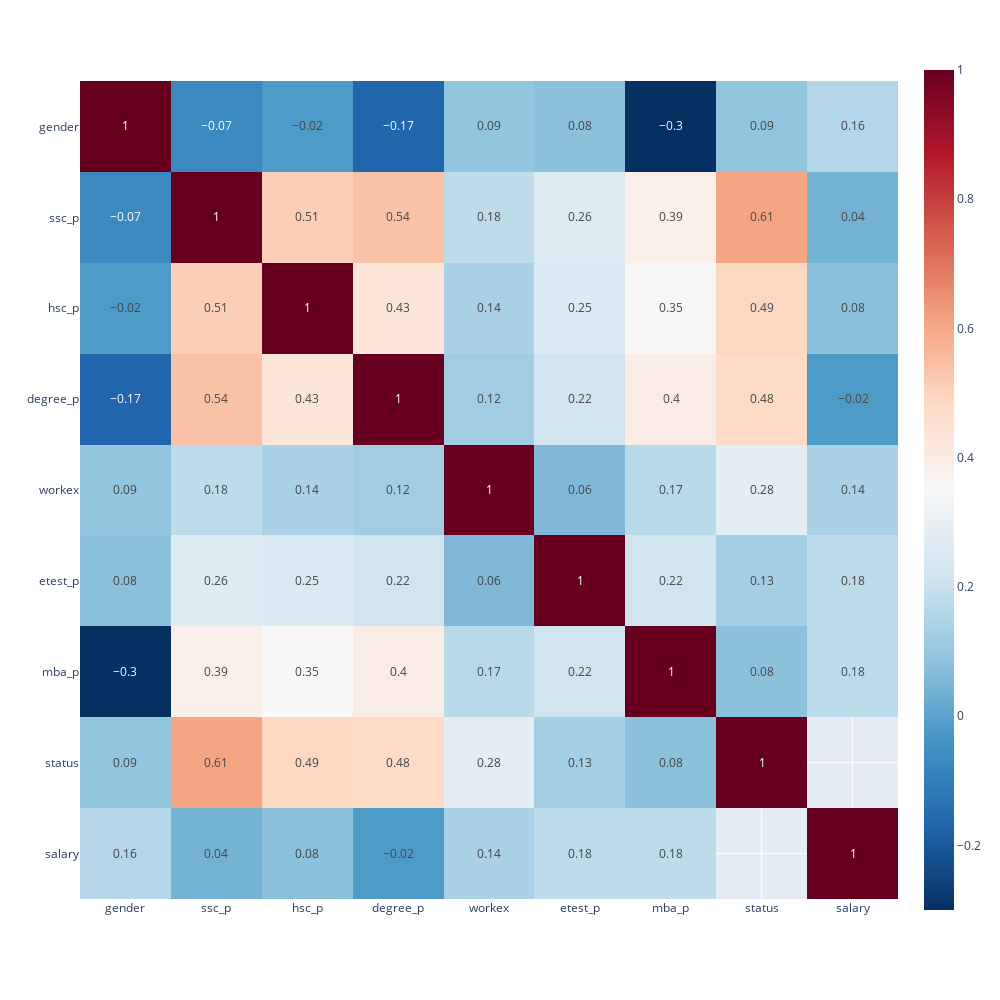

Notebook cell for this chart:
### Code cell
fig = px.imshow(
    placement_df.drop(
        columns=["ssc_b", "hsc_b","hsc_s", "degree_t", "specialisation"]
    ).corr().round(2),
    text_auto=True,
    color_continuous_scale='RdBu_r'
)
fig.update_layout(
    autosize=False,
    width=1000,
    height=1000
)

### Figure 1 — Plotly figure (JSON) as saved in the notebook; plotly's stock layout.template omitted (floating-point values rounded to 4 significant figures)
{"data": [{"coloraxis": "coloraxis", "hovertemplate": "x: %{x}<br>y: %{y}<br>color: %{z}<extra></extra>", "name": "0", "texttemplate": "%{z}", "type": "heatmap", "x": ["gender", "ssc_p", "hsc_p", "degree_p", "workex", "etest_p", "mba_p", "status", "salary"], "xaxis": "x", "y": ["gender", "ssc_p", "hsc_p", "degree_p", "workex", "etest_p", "mba_p", "status", "salary"], "yaxis": "y", "z": [[1, -0.07, -0.02, -0.17, 0.09, 0.08, -0.3, 0.09, 0.16], [-0.07, 1, 0.51, 0.54, 0.18, 0.26, 0.39, 0.61, 0.04], [-0.02, 0.51, 1, 0.43, 0.14, 0.25, 0.35, 0.49, 0.08], [-0.17, 0.54, 0.43, 1, 0.12, 0.22, 0.4, 0.48, -0.02], [0.09, 0.18, 0.14, 0.12, 1, 0.06, 0.17, 0.28, 0.14], [0.08, 0.26, 0.25, 0.22, 0.06, 1, 0.22, 0.13, 0.18], [-0.3, 0.39, 0.35, 0.4, 0.17, 0.22, 1, 0.08, 0.18], [0.09, 0.61, 0.49, 0.48, 0.28, 0.13, 0.08, 1, null], [0.16, 0.04, 0.08, -0.02, 0.14, 0.18, 0.18, null, 1]]}], "layout": {"autosize": false, "coloraxis": {"colorscale": [[0, "rgb(5,48,97)"], [0.1, "rgb(33,102,172)"], [0.2, "rgb(67,147,195)"], [0.3, "rgb(146,197,222)"], [0.4, "rgb(209,229,240)"], [0.5, "rgb(247,247,247)"], [0.6, "rgb(253,219,199)"], [0.7, "rgb(244,165,130)"], [0.8, "rgb(214,96,77)"], [0.9, "rgb(178,24,43)"], [1, "rgb(103,0,31)"]]}, "height": 1000, "margin": {"t": 60}, "width": 1000, "xaxis": {"anchor": "y", "constrain": "domain", "domain": [0, 1], "scaleanchor": "y"}, "yaxis": {"anchor": "x", "autorange": "reversed", "constrain": "domain", "domain": [0, 1]}}}
